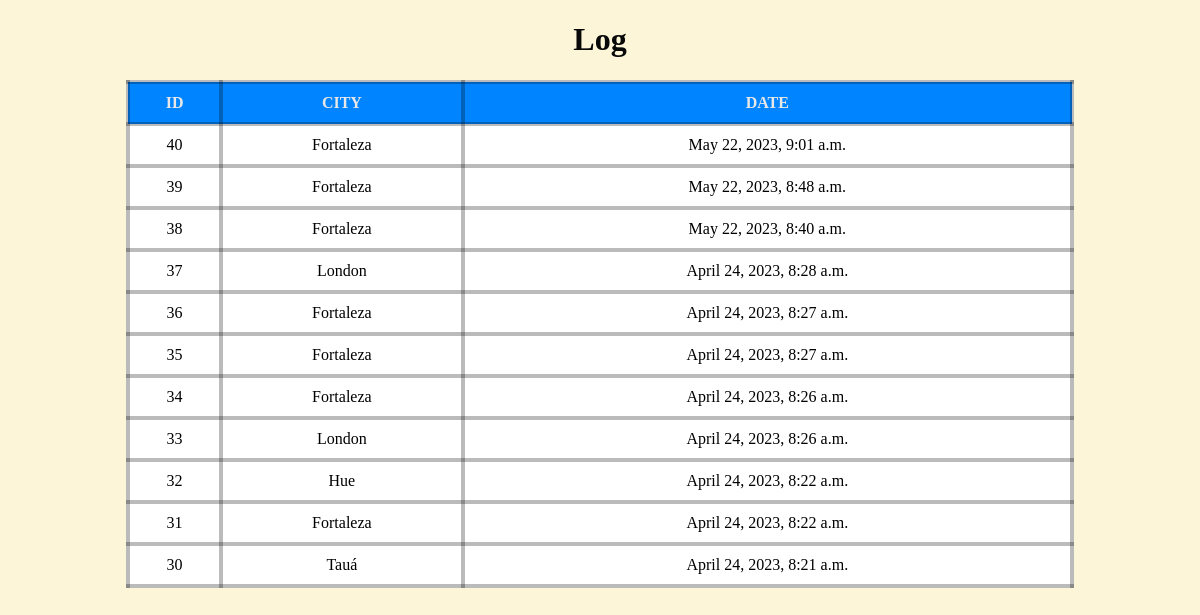
Page /request/get/ on the committed database.
### app/models.py (models this page shows, shortened)
class REQUEST(models.Model):
  CITY = models.CharField(max_length=40)
  DATE = models.DateTimeField("Date it was requested")

### app/views.py (the view)
# urls.py: path("request/get/", views.getRequests, name="geyRequests")
def getRequests(request):
  context = { "requests": REQUEST.objects.order_by("-DATE")[:11] }
  return render(request, "table.html", context)

### app/templates/table.html (shortened to what this page needs)
{% load static %}
<!DOCTYPE html>
<html lang="en">
  <head>
    <link rel="stylesheet" href="{% static 'css/custom.css' %}">
  </head>
  <body>
    <h1>Log</h1>
    {% if requests %}
    <table>
      <tr>
        <th>ID</th>
        <th>CITY</th>
        <th>DATE</th>
      </tr>
      {% for request in requests %}
      <tr>
        <td class="conteudo">{{ request.id }}</td>
        <td class="conteudo">{{ request.CITY }}</td>
        <td class="conteudo">{{ request.DATE }}</td>
      </tr>
      {% endfor %}
    </table>
    {% else %}
    <h1>0 Requests</h1>
    {% endif %}
  </body>
</html>

### app/static/css/custom.css (style rules this page uses)
body { background-color: rgba(244, 208, 63, 0.2); color: #2d56df; }
h1 { color: #080808; text-align: center; }
table, th, td { border: 4px solid rgba(0, 0, 0, 0.267); border-collapse: collapse; padding: 10px 2px 10px 2px; }
table { width: 80%; margin: auto; background-color:rgb(255, 255, 255) ; color: #000000; }
.conteudo { text-align: center; }
th { background-color: rgb(0, 132, 255); color: #e8e8e8; }

### rows in the picture
REQUEST: id "40", CITY "Fortaleza", DATE "May 22, 2023, 9:01 a.m."
REQUEST: id "39", CITY "Fortaleza", DATE "May 22, 2023, 8:48 a.m."
REQUEST: id "38", CITY "Fortaleza", DATE "May 22, 2023, 8:40 a.m."
REQUEST: id "37", CITY "London", DATE "April 24, 2023, 8:28 a.m."
REQUEST: id "36", CITY "Fortaleza", DATE "April 24, 2023, 8:27 a.m."
REQUEST: id "35", CITY "Fortaleza", DATE "April 24, 2023, 8:27 a.m."
REQUEST: id "34", CITY "Fortaleza", DATE "April 24, 2023, 8:26 a.m."
REQUEST: id "33", CITY "London", DATE "April 24, 2023, 8:26 a.m."
REQUEST: id "32", CITY "Hue", DATE "April 24, 2023, 8:22 a.m."
REQUEST: id "31", CITY "Fortaleza", DATE "April 24, 2023, 8:22 a.m."
REQUEST: id "30", CITY "Tauá", DATE "April 24, 2023, 8:21 a.m."
